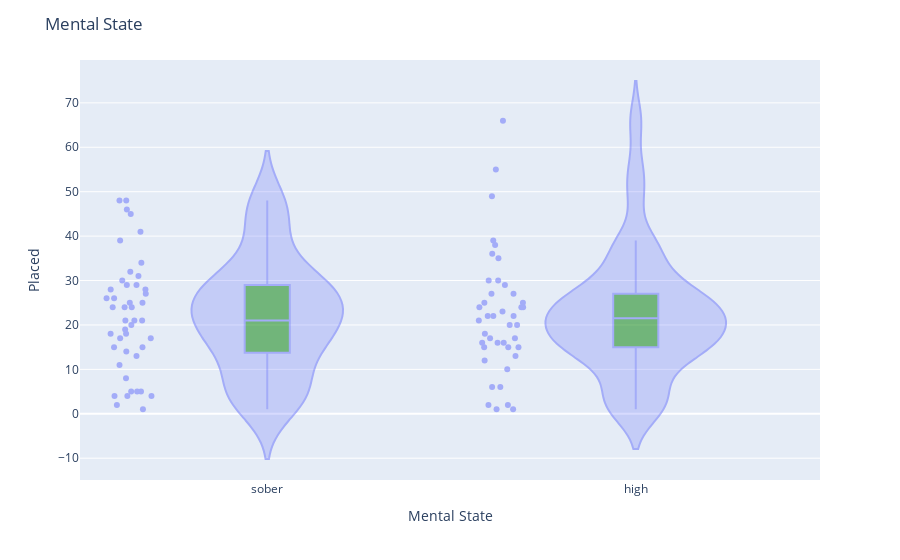

This figure's notebook cell:
### Code cell
#Violin plot
#Gender & Age Group Distribution
plot = px.violin(x=df['Mental State'],
                 y=df['Placed'],
                 box=True,
                 points='all')
plot.update_traces(
    box_fillcolor='green',
    opacity=0.5
)
plot.update_layout(
    title='Mental State',
    xaxis_title='Mental State',
    yaxis_title='Placed'
)

plot.show()

### Figure 1 — Plotly figure (JSON) as saved in the notebook; plotly's stock layout.template omitted (floating-point values rounded to 4 significant figures)
{"data": [{"alignmentgroup": "True", "box": {"fillcolor": "green", "visible": true}, "hovertemplate": "x=%{x}<br>y=%{y}<extra></extra>", "legendgroup": "", "marker": {"color": "#636efa"}, "name": "", "offsetgroup": "", "opacity": 0.5, "orientation": "v", "points": "all", "scalegroup": "True", "showlegend": false, "type": "violin", "x": ["sober", "sober", "high", "high", "high", "high", "high", "high", "high", "high", "high", "high", "high", "high", "sober", "sober", "sober", "sober", "sober", "sober", "sober", "high", "high", "high", "high", "high", "sober", "sober", "sober", "sober", "sober", "sober", "sober", "sober", "high", "high", "high", "high", "high", "high", "high", "high", "high", "sober", "sober", "sober", "sober", "sober", "sober", "sober", "sober", "sober", "sober", "sober", "sober", "sober", "sober", "sober", "sober", "sober", "high", "high", "high", "high", "high", "high", "high", "sober", "sober", "sober", "sober", "high", "high", "high", "high", "high", "sober", "sober", "sober", "sober", "high", "high", "high", "high", "sober", "sober", "sober"], "x0": " ", "xaxis": "x", "y": [27, 45, 38, 30, 16, 30, 20, 29, 21, 24, 35, 27, 36, 27, 17, 4, 5, 20, 29, 28, 1, 49, 66, 18, 55, 39, 26, 18, 8, 19, 2, 21, 48, 14, 22, 22, 10, 13, 1, 15, 16, 2, 6, 31, 21, 25, 11, 46, 21, 32, 28, 25, 5, 4, 29, 48, 24, 26, 24, 24, 12, 6, 25, 17, 23, 15, 16, 17, 13, 5, 41, 25, 20, 15, 1, 22, 15, 34, 15, 4, 24, 17, 2, 24, 30, 18, 39], "y0": " ", "yaxis": "y"}], "layout": {"legend": {"tracegroupgap": 0}, "margin": {"t": 60}, "title": {"text": "Mental State"}, "violinmode": "group", "xaxis": {"anchor": "y", "domain": [0, 1], "title": {"text": "Mental State"}}, "yaxis": {"anchor": "x", "domain": [0, 1], "title": {"text": "Placed"}}}}
